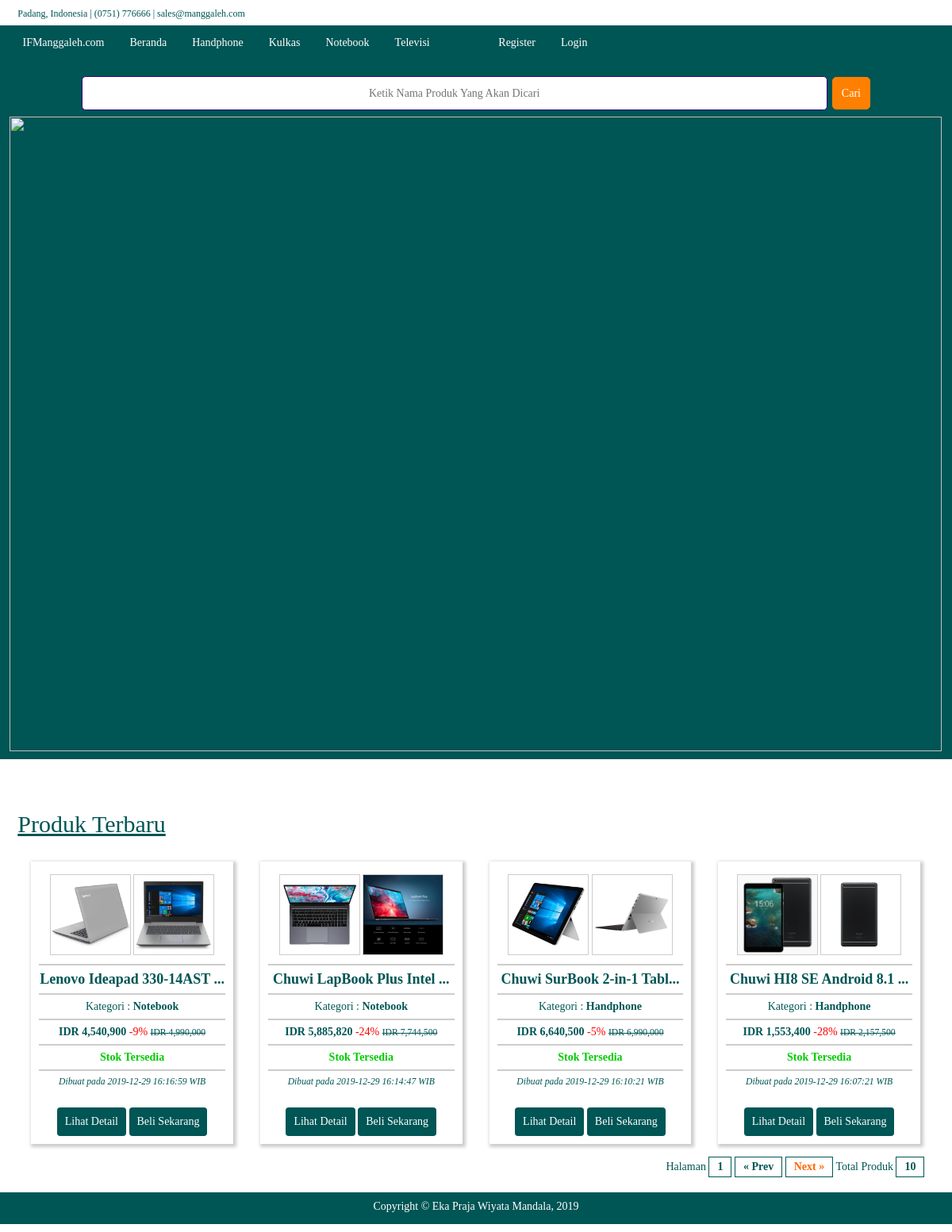
The page / on the database its author committed.
### tables this page shows
CREATE TABLE IF NOT EXISTS `kategori` (
  `idkat` int(11) NOT NULL AUTO_INCREMENT,
  `idadmin` int(11) NOT NULL,
  `namakat` varchar(40) NOT NULL,
  `ketkat` text NOT NULL,
  `tglkat` datetime NOT NULL DEFAULT '0000-00-00 00:00:00',
  PRIMARY KEY (`idkat`)
);

CREATE TABLE IF NOT EXISTS `produk` (
  `idproduk` int(11) NOT NULL AUTO_INCREMENT,
  `idkat` int(11) NOT NULL,
  `idadmin` int(11) NOT NULL,
  `nama` varchar(100) NOT NULL,
  `harga` double NOT NULL,
  `stok` int(11) NOT NULL,
  `spesifikasi` text NOT NULL,
  `detail` text NOT NULL,
  `diskon` int(11) NOT NULL,
  `berat` float NOT NULL,
  `isikotak` text NOT NULL,
  `foto1` text NOT NULL,
  `foto2` text NOT NULL,
  `tglproduk` datetime NOT NULL DEFAULT '0000-00-00 00:00:00',
  PRIMARY KEY (`idproduk`)
);

### produkterbaru.php (the view)
<div class="container5">
  <div class="grid">
    <div class="dh12">
<?php
$batas =  4;
$halaman = $_GET['pg'];
if(empty($halaman)){
	$posisi = 0;
	$halaman = 1;
}else{
	$posisi = ($halaman - 1) * $batas;
}
  if(!empty($_GET["idk"])){
	$q = " where idkat='$_GET[idk]'";
	$l = "";
  }else if($_POST["cari"]){
	$q = " where nama like '%$_POST[cari]%'";
	$l = "";
  }else{
	$q = "";
	$l = " limit $posisi, $batas";
  }
  $sqlk = mysqli_query($kon, "select * from kategori $q");
  $rk = mysqli_fetch_array($sqlk);
  if(!empty($_GET["idk"])){
    $kat = "Kategori : <b>$rk[namakat]</b>";
  }else{
    $kat = "Produk Terbaru";
  }
  echo "<h2>$kat</h2>";
  $sqlp = mysqli_query($kon, "select * from produk $q order by tglproduk desc $l");
  while($rp = mysqli_fetch_array($sqlp)){
  	$sqlk = mysqli_query($kon, "select * from kategori where idkat='$rp[idkat]'");
	$rk = mysqli_fetch_array($sqlk);
    $hrg = number_format($rp['harga']);
    $nm = substr($rp["nama"],0,25);
	if($rp['stok']>0){
		$stok = "<font color='#00CC00'>Stok Tersedia</font>";
	}else{
		$stok = "<font color='#FF0000'>Stok Habis</font>";
	}
	if($rp['diskon']>0){
		$disk = ($rp['diskon'] * $rp['harga']) / 100;
		$hrgbaru = $rp['harga'] - $disk;
		$hrgbr = number_format($hrgbaru);
		$diskon = "<font color='#FF0000'> -$rp[diskon]% </font>";
		$hrglama = "<font style='text-decoration:line-through'><small>IDR $hrg</small></font>";
	}else{
		$hrgbr = "";
		$diskon = "";
		$hrglama = "<b>$hrg</b>";
	}
  	echo "<div class='dh3'>";
	echo "<div class='card'>";
	echo "<div class='isicard' style='text-align:center;'>";
    echo "<br>";
  	echo "<img src='fotoproduk/$rp[foto1]' border='1' width='100px'>
		  <img src='fotoproduk/$rp[foto2]' border='1' width='100px'>
			<hr>
			<big>$nm...</big>
			<hr>
			Kategori : <b>$rk[namakat]</b>
			<hr>
			<b>IDR $hrgbr</b> $diskon $hrglama
			<hr>
			<b>$stok</b>
			<hr>
			<small><i>Dibuat pada $rp[tglproduk] WIB</i></small>";
	echo "</div>";
	echo "<div class='kakicard'>";
	echo "<br><a href='?p=produkdetail&idp=$rp[idproduk]'><button type='button' class='btn btn-add'>Lihat Detail</button></a>
			<a href='?p=keranjang&idp=$rp[idproduk]&idag=$rag[idanggota]'><button type='button' class='btn btn-add'>Beli Sekarang</button></a>";
	echo "</div>";
	echo "</div><br>";
	echo "</div>";
  }
  echo "<div class='dh12' align='right'>";
echo "Halaman ";
$sqlhal = mysqli_query($kon, "select * from produk $q order by tglproduk desc");
$jmldata = mysqli_num_rows($sqlhal);
$jmlhal = ceil($jmldata/$batas);
for($i=1;$i<=$jmlhal;$i++){
  if ($i == $halaman){
	echo "<span class='kotak'><b>$i</b></span> ";
  }
}
if($halaman > 1){
	$previous=$halaman-1;
	echo "<span class='kotak'><a href=?p=produkterbaru&idk=$_GET[idk]&pg=$previous>&laquo; Prev</a></span> ";
}
else
{
	echo "<span class='kotak'>&laquo; Prev</span> ";
}
if($halaman < $jmlhal){
	$next=$halaman+1;
	echo "<span class='kotak'><a href=?p=produkterbaru&idk=$_GET[idk]&pg=$next>Next &raquo;</a></span>";
}
else{
	echo "<span class='kotak'>Next &raquo;</span>";
}
echo " Total Produk <span class='kotak'><b>$jmldata</b></span>";
echo "<p></div>";
?>
    </div>
  </div>
</div>

### menu.php (shortened to what this page needs)
<div class="container2">
  <div class="grid">
   <div class="topnav" id="myTopnav">
    <div class="dh6">
        <a href="<?php echo "?p=beranda"; ?>">IFManggaleh.com</a>
        <?php
		if($_GET["p"] == "beranda"){
		  $pilih = " class='pilih'";
		}else{
		  $pilih = "";
		}
		echo "<a href='?p=beranda' $pilih>Beranda</a>";
        $sqlk = mysqli_query($kon, "select * from kategori order by namakat asc");
		while($rk = mysqli_fetch_array($sqlk)){
		  if($_GET["idk"] == $rk["idkat"]){
		    $pil = " class='pilih'";
		  }else{
		    $pil = "";
		  }
		  echo "<a href='?p=home&idk=$rk[idkat]' $pil>$rk[namakat]</a>";
		}
		?>
      </div>
      <div class="dh6">
 		<?php
		if(!empty($_SESSION["userag"]) and !empty($_SESSION["passag"])){
		  echo "<a><b>$rag[nama]</b></a>";
          echo "<a href='?p=konfirmasi&idag=$rag[idanggota]'>Konfirmasi</a>";
          echo "<a href='?p=riwayat&idag=$rag[idanggota]'>Riwayat</a>";
          echo "<a href='?p=keranjangbelanja&idag=$rag[idanggota]'>Keranjang</a>";
          echo "<a href='?p=logout'>Logout</a>";
		}else{
          echo "<a href='?p=register'>Register</a>";
          echo "<a href='?p=login'>Login</a>";
		}
		?>
      </div>
    </div>
  </div>
</div>

### style.css (style rules this page uses)
.container2 { height:50px; background-color:#005555; color:#FFFFFF; font-size:24px; }
.container5 { margin-top:30px; height:auto; padding:10px; color:#005555; font-size:14px; }
.container5 h2 { font-family:Century Gothic; text-decoration:underline; font-size:30px; font-weight:normal; }
.grid { width:100%; overflow:hidden; }
.dh3 { width:22.91%; }
.dh6 { width:47.91%; }
.dh12 { width:97.91%; }
.dh1, .dh2, .dh3, .dh4, .dh5, .dh6, .dh7, .dh8, .dh9, .dh10, .dh11, .dh12 { float:left; display:inline; margin:0 1.04%; }
.topnav { overflow: hidden; background-color: #005555; }
.topnav a { float: left; display: block; color: #FFFFFF; padding: 14px 16px; text-decoration: none; font-size: 14px; }
.btn { padding:9px 9px; text-align:center; border:1px solid transparent; border-radius:4px; font-family:Cambria; font-size:14px; margin-top:10px; width:auto; }
.btn-add { color:#FFFFFF; background-color:#005555; cursor:pointer; }
a { color:#FF6600; text-decoration:none; }
.card { margin:5px; min-height:100px; border:thin; box-shadow: 2px 2px 4px 2px rgba(0,0,0,0.2); padding-bottom:10px; }
.isicard { padding-left:10px; padding-right:10px; background-color:#FFFFFF; color:#005555; min-height:150px; font-size:14px; }
.isicard hr, .isicard img { border:1px solid rgba(0,0,0,0.2); }
.isicard big { font-size:18px; font-weight:bold; }
.kakicard { padding-left:10px; padding-right:10px; background-color:#FFFFFF; color:#005555; text-align:center; min-height:50px; }
.kotak { border:1px solid #005555; color:#005555; padding:4px 10px 5px; font-size:14px; margin:0 0px 0 0; font-weight:bold; }

### rows shown on the page
kategori: namakat "Handphone"
kategori: namakat "Kulkas"
kategori: namakat "Notebook"
kategori: namakat "Televisi"
produk: foto1 (picture), foto2 (picture), nama "Lenovo Ideapad 330-14AST", idkat.namakat "Notebook", hrgbr "4,540,900", diskon "9", harga "4,990,000", stok "Stok Tersedia", tglproduk "2019-12-29 16:16:59"
produk: foto1 (picture), foto2 (picture), nama "Chuwi LapBook Plus Intel", idkat.namakat "Notebook", hrgbr "5,885,820", diskon "24", harga "7,744,500", stok "Stok Tersedia", tglproduk "2019-12-29 16:14:47"
produk: foto1 (picture), foto2 (picture), nama "Chuwi SurBook 2-in-1 Tabl", idkat.namakat "Handphone", hrgbr "6,640,500", diskon "5", harga "6,990,000", stok "Stok Tersedia", tglproduk "2019-12-29 16:10:21"
produk: foto1 (picture), foto2 (picture), nama "Chuwi HI8 SE Android 8.1", idkat.namakat "Handphone", hrgbr "1,553,400", diskon "28", harga "2,157,500", stok "Stok Tersedia", tglproduk "2019-12-29 16:07:21"

### other values the page prints
$kat "Produk Terbaru"
$jmldata "10"
